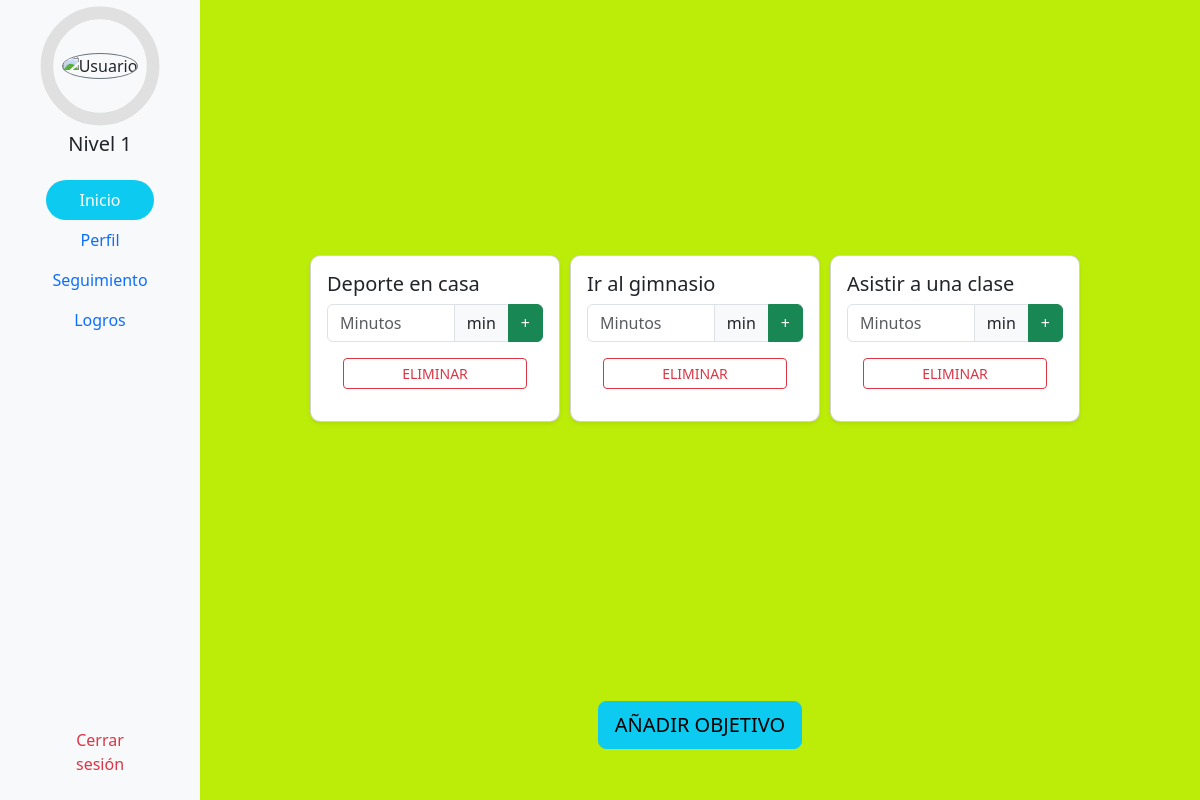
Page / (signed in) on the committed database.
### fitt/models.py (models this page shows, shortened)
class Usuario(AbstractUser):
    nombre = models.CharField(max_length=50, verbose_name="Nombre")
    apellidos = models.CharField(max_length=100, verbose_name="Apellidos")
    email = models.EmailField(unique=True, verbose_name="Email")
    avatar = models.ImageField(upload_to="media/avatar/", blank=True, null=True, verbose_name="Foto de Perfil")
    fecha_registro = models.DateField(auto_now_add=True, verbose_name="Fecha de Registro")
    experiencia = models.PositiveIntegerField(default=0, verbose_name="Experiencia")
    nivel = models.PositiveIntegerField(default=1, verbose_name="Nivel")
    racha = models.PositiveIntegerField(default=0, verbose_name="Racha Actual")
    record = models.PositiveIntegerField(default=0, verbose_name="Racha Record")
    objetivos = models.ManyToManyField('Objetivo', through='ObjetivoUsuario', blank=True)
    class Meta:
        verbose_name = "Usuario"
        verbose_name_plural = "Usuarios"

class ObjetivoUsuario(models.Model):
    usuario = models.ForeignKey(Usuario, on_delete=models.CASCADE, verbose_name="Usuario")
    objetivo = models.ForeignKey(Objetivo, on_delete=models.CASCADE, verbose_name="Objetivo")
    class Meta:
        verbose_name = "Objetivo de Usuario"
        verbose_name_plural = "Objetivos de Usuario"

class Objetivo(models.Model):
    descripcion = models.CharField(max_length=100, verbose_name="Descripción")
    class Meta:
        verbose_name = "Objetivo"
        verbose_name_plural = "Objetivos"

### fitt/views.py (the view)
# urls.py: path('', IndexView.as_view(), name='index'),
class IndexView(LoginRequiredMixin, TemplateView):
    template_name = 'fitt/index.html'
    login_url = '/accounts/login/'
    def get_context_data(self, **otros):
        contexto = super().get_context_data(**otros)
        usuario = self.request.user
        contexto['usuario'] = usuario
        contexto['objetivos_usuario'] = ObjetivoUsuario.objects.filter(usuario=usuario).select_related("objetivo")
        return contexto

### fitt/templates/fitt/index.html (shortened to what this page needs)
{% extends "fitt/base.html" %}
{% block contenido %}
<div class="container-fluid">
  <div class="row">
      <nav class="col-md-3 col-lg-2 d-md-block bg-light sidebar sticky-top">
          <div class="text-center p-3">
              <div class="position-relative" id="menu_header">
                  <img src="https://images.unsplash.com/vector-1738941629169-33b5746e93a8?q=80&w=2960&auto=format&fit=crop&ixlib=rb-4.0.3&ixid=M3wxMjA3fDB8MHxwaG90by1wYWdlfHx8fGVufDB8fHx8fA%3D%3D" alt="Usuario" class="rounded-circle border border-secondary" width="100" height="100">
                  <div class="progress-circle position-absolute top-50 start-50 translate-middle">
                      <svg viewBox="0 0 36 36" class="circular-chart">
                          <path class="circle-bg" d="M18 2.0845a15.9155 15.9155 0 1 1 0 31.831a15.9155 15.9155 0 1 1 0-31.831"></path>
                          <path class="circle" d="M18 2.0845a15.9155 15.9155 0 1 1 0 31.831a15.9155 15.9155 0 1 1 0-31.831"></path>
                      </svg>
                  </div>
              </div>
              <h1 class="h5 mt-3">Nivel {{ usuario.nivel }}</h1>
              <ul class="nav flex-column mt-4">
                  <li class="nav-item">
                    <a class="nav-link btn btn-outline-info rounded-pill w-75 mx-auto text-center text-white bg-info" href="{% url 'index' %}">Inicio</a>
                  </li>
                  <li class="nav-item">
                      <a class="nav-link active" href="{% url 'perfil' %}">Perfil</a>
                  </li>
                  <li class="nav-item">
                      <a class="nav-link" href="{% url 'seguimiento' %}">Seguimiento</a>
                  </li>
                  <li class="nav-item">
                      <a class="nav-link" href="{% url 'logros' %}">Logros</a>
                  </li>
                  <li class="nav-item position-absolute bottom-0 start-50 translate-middle-x mb-3">
                      <a class="nav-link text-danger" href="#" onclick="document.getElementById('logout-form').submit(); return false;">Cerrar sesión</a>
                  </li>
              </ul>
          </div>
      </nav>
      <main class="col-md-9 ms-sm-auto col-lg-10 px-md-4 pb-5">
        <div class="container py-4">
          <div class="row g-4">
            {% for objetivo_usuario in objetivos_usuario %}
              <div class="col-md-4 min-width-250">
                <div class="card p-3 shadow-sm">
                    <h5 class="card-title">{{ objetivo_usuario.objetivo.descripcion }}</h5>
                    <form method="POST" action="{% url 'registro_create' %}">
                        <div class="input-group">
                            <input type="number" class="form-control tiempo-input" placeholder="Minutos" min="0" max="1440" id="duracion-{{ objetivo_usuario.id }}" name="duracion">
                            <span class="input-group-text">min</span>
                            <button class="btn btn-success btn-agregar" type="submit">+</button>
                        </div>
                    </form>
                    <a href="{% url 'objetivo_delete' objetivo_usuario.id %}" class="btn btn-outline-danger btn-sm m-3">ELIMINAR</a>
                </div>
              </div>
            {% empty %}
            <div class="card p-3 shadow-sm">
              <p>Aún no tienes objetivos asignados.</p>
            </div>
            {% endfor %}
          </div>
        </div>
        <div class="text-center my-4">
            <a href="{% url 'objetivo_create' %}" class="btn btn-info btn-lg">AÑADIR OBJETIVO</a>
        </div>
      </main>
    </div>
  </div>
{% endblock %}

### fitt/static/css/styles.css (style rules this page uses)
.sidebar { height: 100vh; }
#menu_header { align-content: center; height: 100px; }
.min-width-250 { min-width: 250px; margin-right: 10px; padding: 0%; width: 31.333333%; }
.progress-circle { width: 120px; height: 120px; }
.circular-chart { width: 100%; height: 100%; transform: rotate(-90deg); }
.card { display: flex; min-width: 250px; border-radius: 10px; }
body { background-color: #bced09; height: 100%; margin: 0; }
.container { min-height: 90%; display: flex; justify-content: center; align-items: center; }
form { display: flex; flex-direction: column; justify-content: space-between; flex-grow: 1; }

### rows in the picture
Usuario: nivel "1"
ObjetivoUsuario: objetivo.descripcion "Deporte en casa"
ObjetivoUsuario: objetivo.descripcion "Ir al gimnasio"
ObjetivoUsuario: objetivo.descripcion "Asistir a una clase"
